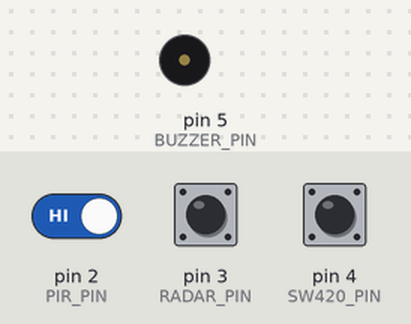
Recording of a sketch running on a simulated Arduino Uno, built with avr-gcc and run on an emulated ATmega328P. Shown: buzzer (waves = sounding). The test bench sets the inputs (shaded band); at power-on: pin 4 (SW420_PIN) HIGH, pin 2 (PIR_PIN) HIGH, pin 3 (RADAR_PIN) HIGH.

Above: at 2.2 s.
2.3 s: pin 4 (SW420_PIN) pulled LOW for 1.2 s
At 4.1 s:
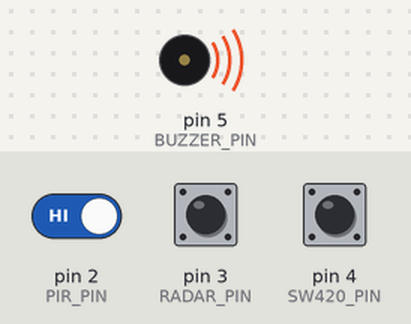
Timing chart, 0 to 5.6 s (numbered marks = the images above; inputs shaded):
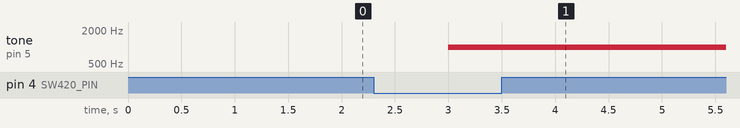

The sketch:

CANH_BAO_BO_QUEN_TRE.ino
```cpp
#include <SoftwareSerial.h>  // Thư viện cho giao tiếp UART (A7680C)

#define PIR_PIN 2           // Chân cảm biến PIR HC-SR501
#define RADAR_PIN 3         // Chân cảm biến radar HLK-LD2410
#define SW420_PIN 4         // Chân cảm biến rung SW420
#define BUZZER_PIN 5        // Chân còi Buzzer thụ động
#define A7680C_TX 6         // Chân TX của module A7680C (kết nối với RX của A7680C)
#define A7680C_RX 7         // Chân RX của module A7680C (kết nối với TX của A7680C)

SoftwareSerial a7680c(A7680C_RX, A7680C_TX);  // Khai báo giao tiếp UART với A7680C

bool carRunning = false;
bool personDetected = false;
String response = "";

void setup() {
  pinMode(PIR_PIN, INPUT_PULLUP);       // Cảm biến PIR
  pinMode(RADAR_PIN, INPUT_PULLUP);     // Cảm biến radar
  pinMode(SW420_PIN, INPUT_PULLUP);     // Cảm biến rung
  pinMode(BUZZER_PIN, OUTPUT);   // Còi buzzer

  Serial.begin(9600);            // Giao tiếp với Serial Monitor
  a7680c.begin(115200);            // Khởi động giao tiếp với module A7680C

  delay(1000);                  // Chờ 30 giây để hệ thống ổn định
  //sendSMS();
}

void loop() {
  carRunning = digitalRead(SW420_PIN);  // Đọc trạng thái của cảm biến rung

  if (!carRunning) {  // Nếu xe đã dừng hoặc tắt máy
    int pirState = digitalRead(PIR_PIN);      // Đọc cảm biến PIR
    int radarState = digitalRead(RADAR_PIN);  // Đọc cảm biến radar

    if (pirState == HIGH || radarState == HIGH) {
      // Phát hiện có người trong xe
      personDetected = true;
      activateBuzzer();
      //sendSMS();
    }
  }
  delay(1000);  // Đợi 1 giây trước khi kiểm tra lại
}

void activateBuzzer() {
  tone(BUZZER_PIN, 1000);  // Phát âm thanh tần số 1000Hz
  delay(60000);            // Kéo dài 1 phút
  noTone(BUZZER_PIN);      // Tắt âm thanh
}

void sendSMS() {
  a7680c.println("AT");                    // Kiểm tra kết nối A7680C
  delay(1000);
  a7680c.println("AT+CMGF=1");             // Chọn chế độ nhắn tin văn bản
  delay(1000);
  a7680c.println("AT+CMGS=\"0862888879\""); // Số điện thoại nhận tin nhắn 0862888879
  delay(1000);
  a7680c.print("Phat hien: Con nguoi trong xe"); // Nội dung tin nhắn
  delay(100);
  a7680c.write(26);                        // Gửi tin nhắn (CTRL+Z)
  Serial.println("DA NHAN TIN");
  // Chờ phản hồi từ người lái xe
  while (a7680c.available()) {
    response += char(a7680c.read());
  }

  // Kiểm tra nếu nhận được phản hồi "1"
  if (response.indexOf("1") != -1) {
    noTone(BUZZER_PIN);  // Ngừng còi buzzer
  }

  response = "";  // Xóa phản hồi để chuẩn bị cho lần kiểm tra tiếp theo
}
```

Measured:
- after the input at 2.3 s, tone on pin 5 (BUZZER_PIN): silent → 1000 Hz after 0.70 s
